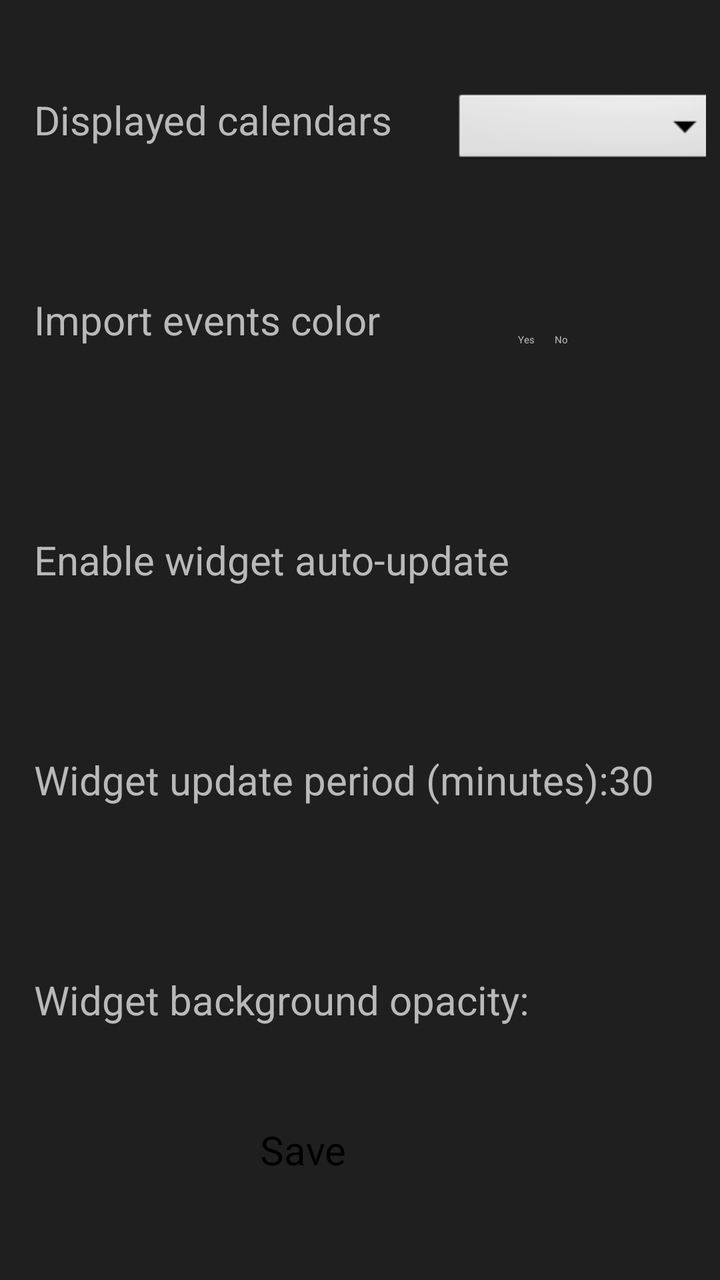
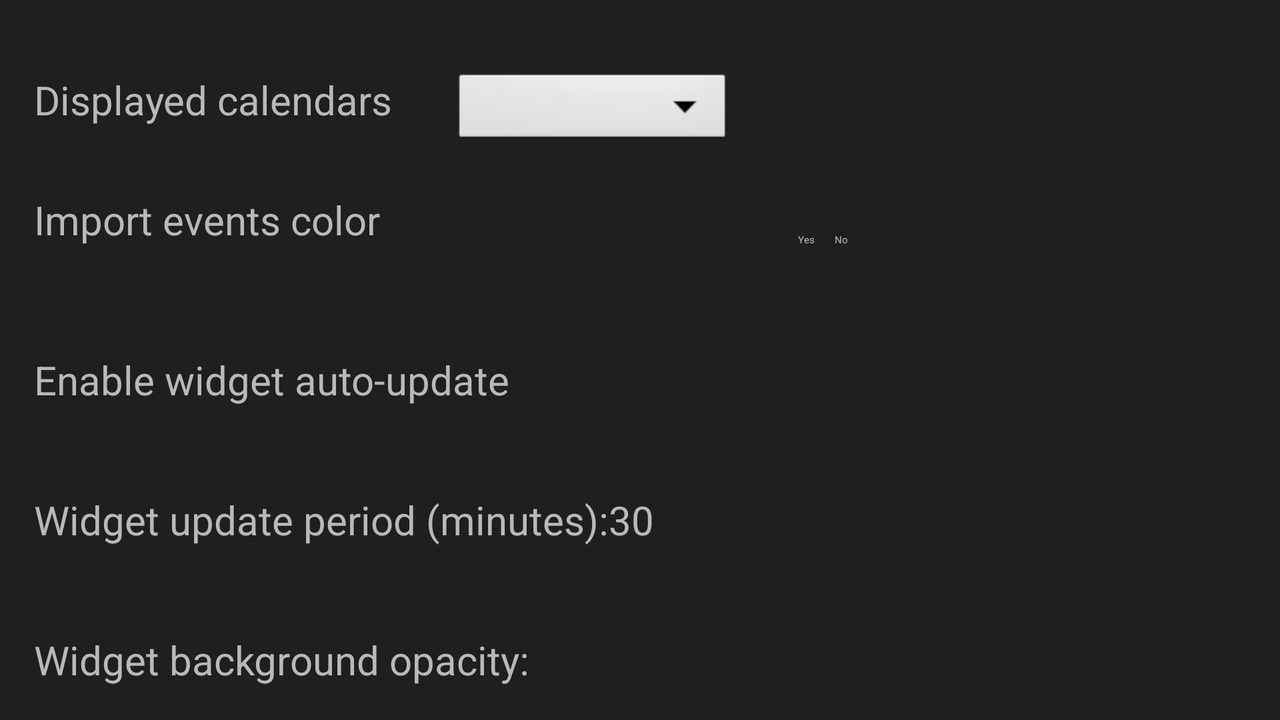

Two renders of one Android screen. The first uses the default layout on a phone; the second uses the alternative layout the repository ships for a different screen configuration, on a matching device. The two XML files are below.
<!-- AndroidManifest.xml: application theme Theme.PLANet -->
<!-- res/layout/new_configuration_layout.xml -->
<?xml version="1.0" encoding="utf-8"?>
<androidx.coordinatorlayout.widget.CoordinatorLayout xmlns:android="http://schemas.android.com/apk/res/android"
    xmlns:app="http://schemas.android.com/apk/res-auto"
    xmlns:tools="http://schemas.android.com/tools"
    android:layout_width="match_parent"
    android:layout_height="match_parent"
    android:background="#201F1F">

    <LinearLayout
        android:layout_width="match_parent"
        android:layout_height="match_parent"
        android:orientation="vertical"
        android:showDividers="middle"
        tools:layout_editor_absoluteX="-160dp"
        tools:layout_editor_absoluteY="63dp">

        <LinearLayout
            android:layout_width="match_parent"
            android:layout_height="80dp"
            android:layout_marginTop="20dp"
            android:orientation="horizontal"
            android:background="@drawable/round_edges_layout"
            android:layout_marginStart="7dp"
            android:layout_marginEnd="7dp"
            app:layout_constraintTop_toTopOf="parent">

            <TextView
                android:layout_width="wrap_content"
                android:layout_height="wrap_content"
                android:layout_marginStart="10dp"
                android:text="@string/calendars_chooser"
                android:textColor="@color/colorSettingsText"
                android:layout_gravity="center"
                android:textSize="20sp" />


            <Spinner
                android:id="@+id/calendars_dropdown"
                android:layout_width="140dp"
                android:layout_height="40dp"
                android:layout_marginTop="5dp"
                android:layout_marginStart="30dp"
                android:layout_gravity="center"

                android:background="@android:drawable/btn_dropdown"
                android:spinnerMode="dropdown" />

        </LinearLayout>

        <LinearLayout
            android:layout_width="match_parent"
            android:layout_height="80dp"
            android:layout_marginTop="30dp"
            android:orientation="horizontal"
            android:layout_marginStart="7dp"
            android:layout_marginEnd="7dp"
            android:background="@drawable/round_edges_layout"
            app:layout_constraintTop_toTopOf="parent">

            <TextView
                android:layout_width="wrap_content"
                android:layout_height="wrap_content"
                android:layout_marginLeft="10dp"
                android:text="@string/colors_chooser"
                android:textColor="@color/colorSettingsText"
                android:layout_marginBottom="10dp"
                android:layout_gravity="center"

                android:textSize="20sp" />

            <RadioGroup
                android:layout_width="match_parent"
                android:layout_height="wrap_content"
                android:gravity="center"
                android:layout_gravity="center"
                android:orientation="horizontal">

                <RadioButton
                    android:id="@+id/calendar_color_radio"
                    android:layout_width="wrap_content"
                    android:layout_height="wrap_content"
                    android:buttonTint="@color/colorSettingsText"
                    android:checked="true"
                    android:text="@string/use_calendar_color"
                    android:layout_marginEnd="10dp"
                    android:textColor="@color/colorSettingsText" />


                <RadioButton
                    android:id="@+id/default_color_radio"
                    android:layout_width="wrap_content"
                    android:layout_height="wrap_content"
                    android:buttonTint="@color/colorSettingsText"
                    android:text="@string/use_default_color"
                    android:textColor="@color/colorSettingsText" />
            </RadioGroup>


        </LinearLayout>


        <LinearLayout
            android:layout_width="match_parent"
            android:layout_height="80dp"
            android:layout_marginStart="7dp"

            android:layout_marginTop="30dp"
            android:layout_marginEnd="7dp"
            android:background="@drawable/round_edges_layout"
            android:orientation="horizontal"
            app:layout_constraintTop_toTopOf="parent">

            <TextView
                android:layout_width="wrap_content"
                android:layout_height="wrap_content"
                android:layout_gravity="center"

                android:layout_marginLeft="10dp"
                android:text="@string/auto_update_enabled"
                android:textColor="@color/colorSettingsText"
                android:textSize="20sp" />


            <Switch
                android:id="@+id/auto_update"
                android:layout_width="60dp"
                android:checked="true"
                android:layout_height="wrap_content"
                android:layout_gravity="center"
                android:layout_marginStart="@dimen/_35sdp"
                android:switchMinWidth="55dp" />

        </LinearLayout>

        <LinearLayout
            android:id="@+id/update_period_costumed"
            android:layout_width="match_parent"
            android:layout_height="80dp"
            android:layout_marginTop="30dp"
            android:orientation="horizontal"
            android:layout_marginStart="7dp"
            android:layout_marginEnd="7dp"
            android:background="@drawable/round_edges_layout"

            app:layout_constraintTop_toTopOf="parent">

            <TextView
                android:layout_width="wrap_content"
                android:layout_height="wrap_content"
                android:layout_marginLeft="10dp"
                android:text="@string/update_period_label"
                android:textColor="@color/colorSettingsText"
                android:layout_gravity="center"
                android:textSize="20sp" />


            <EditText
                android:id="@+id/update_period"
                android:layout_width="wrap_content"
                android:layout_height="wrap_content"
                android:inputType="numberDecimal"
                android:text="@string/update_period_default"
                android:textColor="@color/colorSettingsText"

                android:layout_gravity="center"

                android:textSize="20sp" />

        </LinearLayout>

        <LinearLayout
            android:layout_width="match_parent"
            android:layout_height="80dp"
            android:layout_marginTop="30dp"
            android:orientation="horizontal"
            android:layout_marginStart="7dp"
            android:layout_marginEnd="7dp"
            android:background="@drawable/round_edges_layout"
            app:layout_constraintTop_toTopOf="parent">

            <TextView
                android:layout_width="wrap_content"
                android:layout_height="wrap_content"
                android:layout_marginLeft="10dp"
                android:text="@string/widget_background_label"
                android:textColor="@color/colorSettingsText"
                android:layout_gravity="center"
                android:textSize="20sp" />

            <SeekBar
                android:id="@+id/select_widget_background"
                android:layout_width="match_parent"
                android:layout_height="wrap_content"
                android:layout_marginLeft="10dp"
                android:max="5"
                android:text="@string/update_period_label"
                android:textColor="@color/colorSettingsText"
                android:layout_gravity="center"
                android:textSize="20sp" />
        </LinearLayout>

        <LinearLayout
            android:layout_width="match_parent"
            android:layout_height="70dp"
            android:orientation="horizontal"
            android:gravity="center"
            >

        <Button
            android:layout_width="100dp"
            android:layout_height="wrap_content"
            android:layout_gravity="center"
            android:text="@string/save_button"
            android:onClick="onSaveClicked"
            android:textSize="20sp" />

        </LinearLayout>
    </LinearLayout>


</androidx.coordinatorlayout.widget.CoordinatorLayout>
<!-- resources referenced by this layout -->
<resources>
  <color name="colorSettingsText">#B9B9BA</color>
  <string name="auto_update_enabled">Enable widget auto-update</string>
  <string name="calendars_chooser">Displayed calendars </string>
  <string name="colors_chooser">Import events color </string>
  <string name="save_button">Save</string>
  <string name="update_period_default">30</string>
  <string name="update_period_label">Widget update period (minutes): </string>
  <string name="use_calendar_color">Yes</string>
  <string name="use_default_color">No</string>
  <string name="widget_background_label">Widget background opacity: </string>
</resources>
<!-- res/layout-land/new_configuration_layout.xml (the repository's variant of the layout above) -->
<!-- drawn on the phone turned sideways -->
<?xml version="1.0" encoding="utf-8"?>
<androidx.coordinatorlayout.widget.CoordinatorLayout xmlns:android="http://schemas.android.com/apk/res/android"
    xmlns:app="http://schemas.android.com/apk/res-auto"
    xmlns:tools="http://schemas.android.com/tools"
    android:layout_width="match_parent"
    android:layout_height="match_parent"
    android:background="#201F1F">

    <ScrollView
        android:layout_width="match_parent"
        android:layout_height="match_parent"
        >

        <LinearLayout
            android:layout_width="match_parent"
            android:layout_height="match_parent"
            android:orientation="vertical"
            android:showDividers="middle"
            tools:layout_editor_absoluteX="-160dp"
            tools:layout_editor_absoluteY="63dp">

            <LinearLayout
                android:layout_width="match_parent"
                android:layout_height="60dp"
                android:layout_marginTop="20dp"
                android:orientation="horizontal"
                android:background="@drawable/round_edges_layout"
                android:layout_marginStart="7dp"
                android:layout_marginEnd="7dp"
                app:layout_constraintTop_toTopOf="parent">

                <TextView
                    android:layout_width="wrap_content"
                    android:layout_height="wrap_content"
                    android:layout_marginStart="10dp"
                    android:text="@string/calendars_chooser"
                    android:textColor="@color/colorSettingsText"
                    android:layout_gravity="center"
                    android:textSize="20sp" />

                <Spinner
                    android:id="@+id/calendars_dropdown"
                    android:layout_width="140dp"
                    android:layout_height="40dp"
                    android:layout_marginTop="5dp"
                    android:layout_marginStart="30dp"
                    android:layout_gravity="center"

                    android:background="@android:drawable/btn_dropdown"
                    android:spinnerMode="dropdown" />
            </LinearLayout>

            <LinearLayout
                android:layout_width="match_parent"
                android:layout_height="60dp"
                android:layout_marginTop="10dp"
                android:orientation="horizontal"
                android:layout_marginStart="7dp"
                android:layout_marginEnd="7dp"
                android:background="@drawable/round_edges_layout"
                app:layout_constraintTop_toTopOf="parent">

                <TextView
                    android:layout_width="wrap_content"
                    android:layout_height="wrap_content"
                    android:layout_marginLeft="10dp"
                    android:text="@string/colors_chooser"
                    android:textColor="@color/colorSettingsText"
                    android:layout_marginBottom="10dp"
                    android:layout_gravity="center"
                    android:textSize="20sp" />

                <RadioGroup
                    android:layout_width="match_parent"
                    android:layout_height="wrap_content"
                    android:gravity="center"
                    android:layout_gravity="center"
                    android:orientation="horizontal">

                    <RadioButton
                        android:id="@+id/calendar_color_radio"
                        android:layout_width="wrap_content"
                        android:layout_height="wrap_content"
                        android:buttonTint="@color/colorSettingsText"
                        android:checked="true"
                        android:text="@string/use_calendar_color"
                        android:layout_marginEnd="10dp"
                        android:textColor="@color/colorSettingsText" />


                    <RadioButton
                        android:id="@+id/default_color_radio"
                        android:layout_width="wrap_content"
                        android:layout_height="wrap_content"
                        android:buttonTint="@color/colorSettingsText"
                        android:text="@string/use_default_color"
                        android:textColor="@color/colorSettingsText" />
                </RadioGroup>
            </LinearLayout>

            <LinearLayout
                android:layout_width="match_parent"
                android:layout_height="60dp"
                android:layout_marginStart="7dp"
                android:layout_marginTop="10dp"
                android:layout_marginEnd="7dp"
                android:background="@drawable/round_edges_layout"
                android:orientation="horizontal"
                app:layout_constraintTop_toTopOf="parent">

                <TextView
                    android:layout_width="wrap_content"
                    android:layout_height="wrap_content"
                    android:layout_gravity="center"
                    android:layout_marginLeft="10dp"
                    android:text="@string/auto_update_enabled"
                    android:textColor="@color/colorSettingsText"
                    android:textSize="20sp" />

                <Switch
                    android:id="@+id/auto_update"
                    android:layout_width="60dp"
                    android:checked="true"
                    android:layout_height="wrap_content"
                    android:layout_gravity="center"
                    android:layout_marginStart="@dimen/_35sdp"
                    android:switchMinWidth="55dp" />
            </LinearLayout>

            <LinearLayout
                android:id="@+id/update_period_costumed"
                android:layout_width="match_parent"
                android:layout_height="60dp"
                android:layout_marginTop="10dp"
                android:orientation="horizontal"
                android:layout_marginStart="7dp"
                android:layout_marginEnd="7dp"
                android:background="@drawable/round_edges_layout"
                app:layout_constraintTop_toTopOf="parent">

                <TextView
                    android:layout_width="wrap_content"
                    android:layout_height="wrap_content"
                    android:layout_marginLeft="10dp"
                    android:text="@string/update_period_label"
                    android:textColor="@color/colorSettingsText"
                    android:layout_gravity="center"
                    android:textSize="20sp" />

                <EditText
                    android:id="@+id/update_period"
                    android:layout_width="wrap_content"
                    android:layout_height="wrap_content"
                    android:inputType="numberDecimal"
                    android:text="@string/update_period_default"
                    android:textColor="@color/colorSettingsText"
                    android:layout_gravity="center"
                    android:textSize="20sp" />
            </LinearLayout>


            <LinearLayout
                android:layout_width="match_parent"
                android:layout_height="60dp"
                android:layout_marginTop="10dp"
                android:orientation="horizontal"
                android:layout_marginStart="7dp"
                android:layout_marginEnd="7dp"
                android:background="@drawable/round_edges_layout"
                app:layout_constraintTop_toTopOf="parent">

                <TextView
                    android:layout_width="wrap_content"
                    android:layout_height="wrap_content"
                    android:layout_marginLeft="10dp"
                    android:text="@string/widget_background_label"
                    android:textColor="@color/colorSettingsText"
                    android:layout_gravity="center"
                    android:textSize="20sp" />

                <SeekBar
                    android:id="@+id/select_widget_background"
                    android:layout_width="match_parent"
                    android:layout_height="wrap_content"
                    android:layout_marginLeft="10dp"
                    android:max="5"
                    android:text="@string/update_period_label"
                    android:textColor="@color/colorSettingsText"
                    android:layout_gravity="center"
                    android:textSize="20sp" />
            </LinearLayout>

            <LinearLayout
                android:layout_width="match_parent"
                android:layout_height="70dp"
                android:orientation="horizontal"
                android:gravity="center"
                >
                <Button
                    android:layout_width="100dp"
                    android:layout_height="wrap_content"
                    android:layout_gravity="center"
                    android:text="@string/save_button"
                    android:onClick="onSaveClicked"
                    android:textSize="20sp" />
            </LinearLayout>
        </LinearLayout>
    </ScrollView>

</androidx.coordinatorlayout.widget.CoordinatorLayout>
